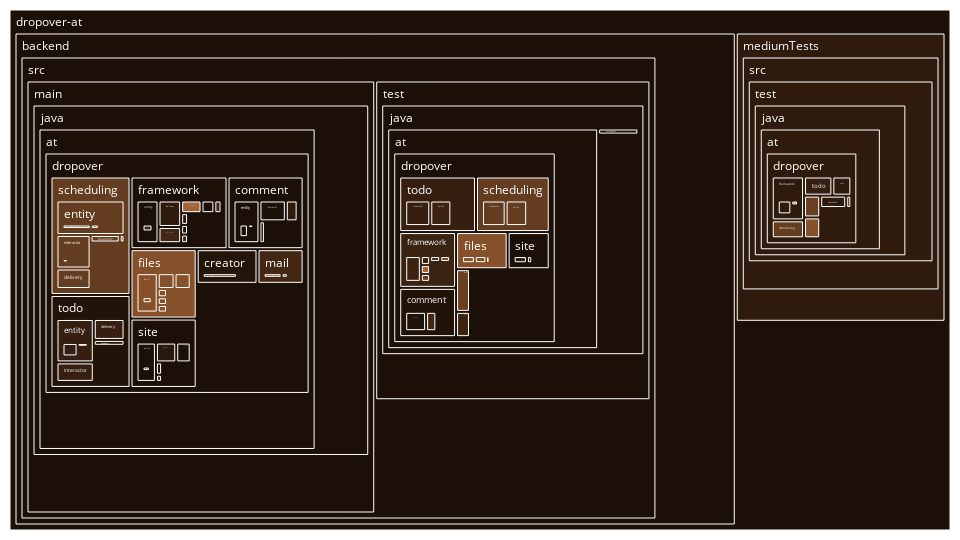

Here is the notebook cell this chart was saved with:
### Markdown cell above
## 4. Visualization

Finally, we use Plotly to generate the interactive treemap. The size of each box represents the number of lines of code. The color represents the creation date for both files and directories.

### Code cell
soil_colorscale = [
    (0.0, '#1b0f07'),   # Almost black with a brown tint
    (0.33, '#9c5e32'),  # Rich warm brown (more saturated than before)
    (0.66, '#d39b63'),  # Lighter and warmer mid-brown
    (1.0, '#fdf5e6')    # Very pale sand (close to ivory)
]

fig = go.Figure(go.Treemap(
    ids=ids,
    labels=labels,
    parents=parents,
    values=values,
    customdata=customdata,
    hovertemplate='<b>%{label}</b><br>Lines: %{value}<br>%{customdata}<extra></extra>',
    marker_colors=colors,
    marker_colorscale=soil_colorscale,
    root_color="grey"
))

fig.update_layout(
    margin=dict(t=10, l=10, r=10, b=10),
    width=1920/2,
    height=1080/2
)

fig.show()

output_html_file = "legacy_system_excavation.html"
fig.write_html(output_html_file)
print(f"Treemap saved as interactive HTML: {output_html_file}")

### Figure 1 — Plotly figure (JSON) as saved in the notebook; plotly's stock layout.template omitted (floating-point values rounded to 4 significant figures; data arrays with more than 128 entries replaced by an {"elided": "..."} marker saying what was removed)
{"data": [{"customdata": {"elided": "796 str values"}, "hovertemplate": "<b>%{label}</b><br>Lines: %{value}<br>%{customdata}<extra></extra>", "ids": {"elided": "796 str values"}, "labels": {"elided": "796 str values"}, "marker": {"colors": {"elided": "796 int values"}, "colorscale": [[0, "#1b0f07"], [0.33, "#9c5e32"], [0.66, "#d39b63"], [1, "#fdf5e6"]]}, "parents": {"elided": "796 str values"}, "root": {"color": "grey"}, "type": "treemap", "values": {"elided": "796 int values"}}], "layout": {"height": 540, "margin": {"b": 10, "l": 10, "r": 10, "t": 10}, "width": 960}}
